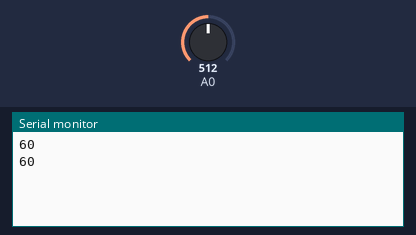
The sketch below on a simulated Arduino Uno, built with avr-gcc and run on an emulated ATmega328P. On the bench: the last lines printed to the serial monitor. The inputs (shaded band) are chosen by the test bench; at power-on: A0 = 512.

Above: at 1.8 s.
1.9 s: A0 set to 716
At 2.8 s:
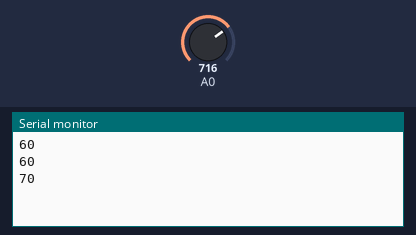
3.4 s: A0 set to 900
At 4.8 s:
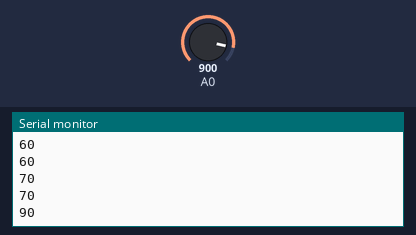
Timing chart, 0 to 6.4 s (numbered marks = the images above; inputs shaded):
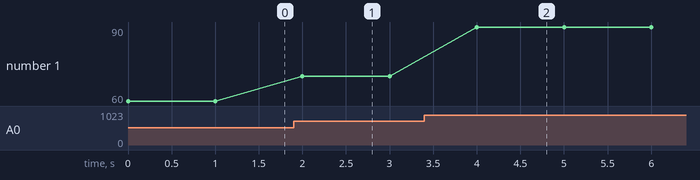

Measured:
- after the input at 1.9 s, the serial monitor: prints a new line after 0.10 s (image 1)
- after the input at 3.4 s, the serial monitor: prints a new line after 0.60 s (image 2)
- plotted number 1: 60 → 70 after the input at 1.9 s, 70 → 90 after the input at 3.4 s

The sketch:

Potimessung.ino
```cpp
float Spannung;
int Prozent;
void setup() {
  // initialize serial communication at 9600 bits per second:
  Serial.begin(9600);
}
void loop() {
  // read the input on analog pin 0:
  Spannung = spannung_messen(0);
  Prozent  = umsetzen(Spannung);
  // print out the value you read:
  Serial.println(Prozent);
  delay(1000);        // delay in between reads for stability
}
//----------------------------------------------------
// Eigene Funktionen
//----------------------------------------------------
//Spannungswert ermitteln
float spannung_messen(int sPin) {
  float sensorValue;
  float spannung;
  sensorValue = analogRead(sPin);
  spannung = sensorValue * 0.0048;
  return spannung;
}
//Spannungswert in Einstellwert umsetzen
//bei dem 1K Poti geht 0 los, 9Uhr ist 2,17
//12Uhr 3,37 und Ende 4,24
//Der Rückgabewert soll in Stufen von 50 bis 90
//ermittelt werden.
int umsetzen (float spwert) {
if (spwert < 2.15) {
  return 50;
}
if (spwert < 3.00) {
  return 60;
}
if (spwert < 3.9) {
  return 70;
}
if (spwert < 4.2) {
  return 80;
}
return 90;

}
```
